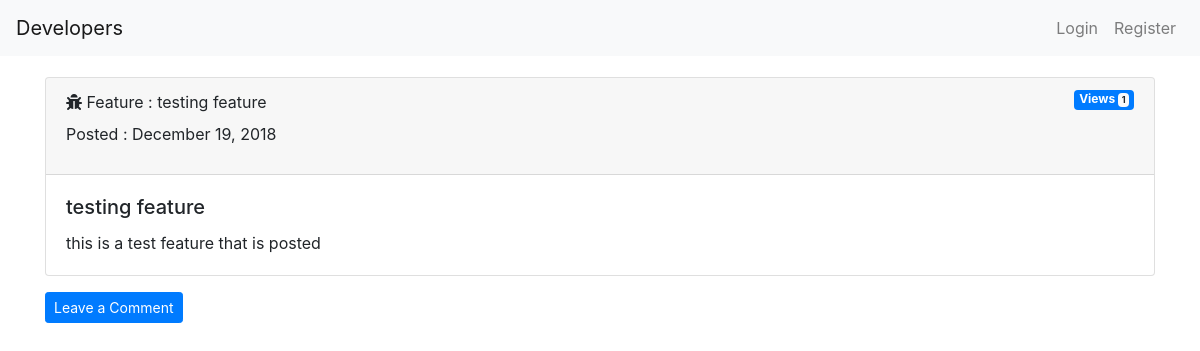
The page /feature/preview_feature/1/ on the database its author committed.
### feature/models.py (models this page shows, shortened)
class Feature(models.Model):
    app_choices = [
        ("bug", "Bug"),
        ("feature", "Feature")
    ]
    title = models.CharField(max_length=100)
    description = models.TextField()
    created_date = models.DateTimeField(default=timezone.now)
    views = models.IntegerField(default=0)
    upvote = models.IntegerField(default=0)
    price = models.DecimalField(max_digits=6, decimal_places=2, default=2.99)
    subject = models.CharField(
        max_length=10, choices=app_choices, default="bug")
    author = models.ForeignKey(User, on_delete=models.CASCADE)

### feature/views.py (the view)
# urls.py: url(r'preview_feature/(?P<id>\d+)/', preview_feature, name="preview_feature"),
def preview_feature(request, id):
    feature = get_object_or_404(Feature, pk=id)
    comment = Comment_form
    feature.views += 1
    context = {
        "post": feature,
        "comment": comment,
    }
    return render(request, "preview_feature.html", context)

### feature/templates/preview_feature.html (shortened to what this page needs)
{% extends "base.html" %}
{% load crispy_forms_tags %}
{% block content %}
<div class="container">
    <div class="card mt-1">
        <div class="card-header">
            <span class="badge badge-primary float-right">Views
                <span class="badge badge-light">
                    {{ post.views }}
                </span>
            </span>
            <i class="fas fa-bug"></i>
            {{ post.subject|capfirst }} : {{ post.title }}
            <p class="mt-2">Posted : {{ post.created_date|date:"F d, Y" }}</p>
        </div>
        <div class="card-body">
            <h5 class="card-title">{{ post.title }}</h5>
            <p class="card-text">{{ post.description }}</p>
        </div>
    </div>
    <button type="button" id="profile-edit" class="btn btn-primary btn-sm mt-3"
                data-toggle="collapse" data-target="#collapseComment" aria-expanded="false" aria-controls="collapseComment">
                    Leave a Comment
    </button>
</div>
{% endblock %}

### static/css/styles.css (style rules this page uses)
body { padding: 0; margin: 0; }

### rows shown on the page
Feature: views "1", subject "Feature", title "testing feature", created_date "December 19, 2018", description "this is a test feature that is posted"
